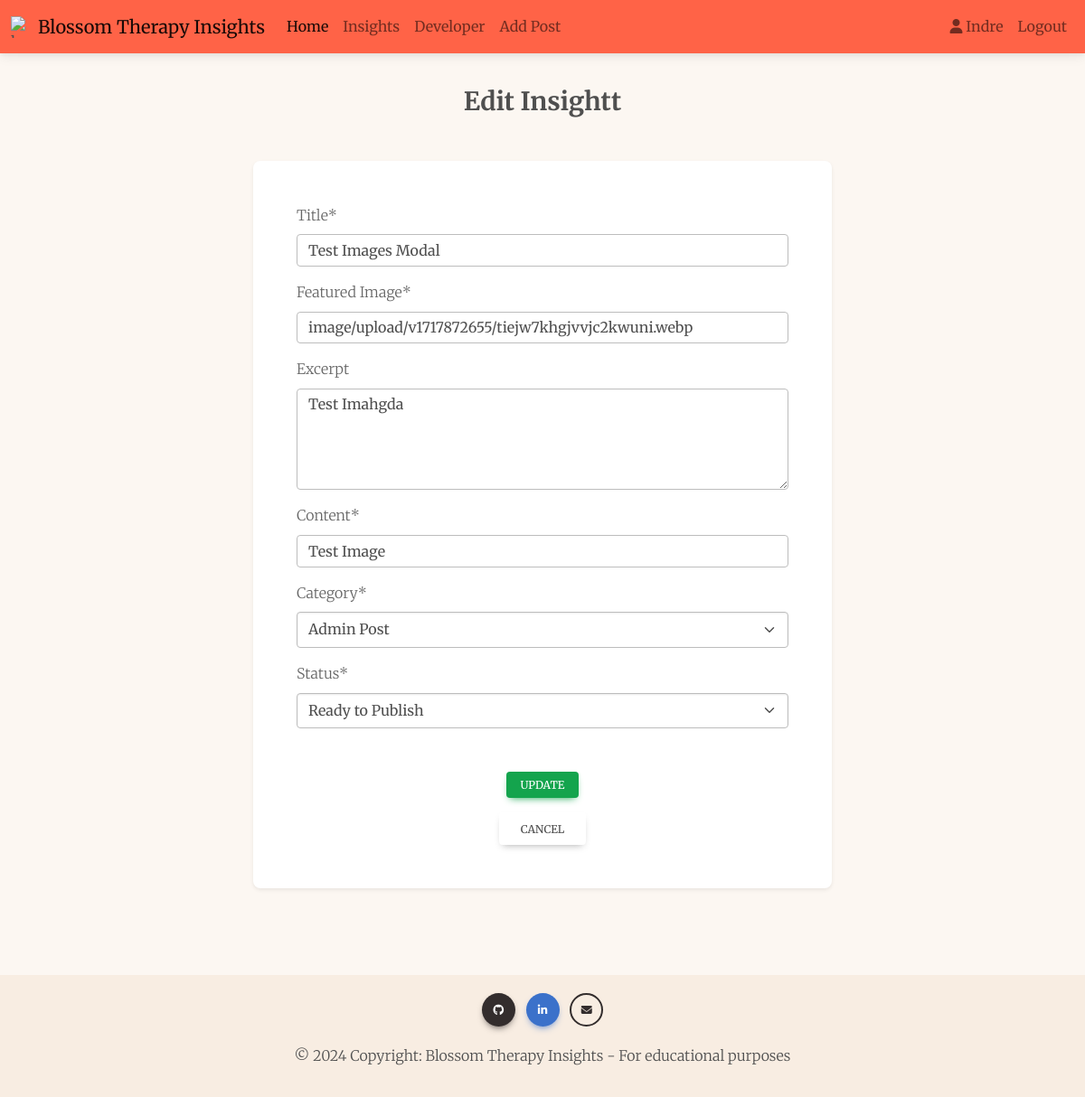
The app's page /insight/test-images/update/ (signed in) with its own data.
### blossom_main/models.py (models this page shows, shortened)
class Post(models.Model):
    STATUS_CHOICES = (
        (0, 'Ready to Publish'),
        (1, 'Published'),
        (2, 'Save for Later')
    )
    title = models.CharField(max_length=200, unique=True)
    slug = models.SlugField(max_length=200, unique=True)
    author = models.ForeignKey(User, on_delete=models.CASCADE, related_name='posts')
    featured_image = CloudinaryField('image', default='placeholder_insights')
    content = models.TextField()
    created_on = models.DateTimeField(auto_now_add=True)
    updated_on = models.DateTimeField(auto_now=True)
    status = models.IntegerField(choices=STATUS_CHOICES, default=0)
    excerpt = models.CharField(max_length=200, blank=True, null=True)
    category = models.ForeignKey(Category, on_delete=models.CASCADE)
    likes = models.ManyToManyField(User, related_name="track_likes", blank=True)
    favourite = models.ManyToManyField(User, related_name="track_favs", blank=True)
    comment_count = models.IntegerField(default=0)
    class Meta:
        ordering = ["-created_on"]

### blossom_main/views.py (the view, shortened to what this page needs)
class InsightUpdateView(
        LoginRequiredMixin, UserPassesTestMixin, SuccessMessageMixin, generic.UpdateView):
    model = Post
    form_class = InsightForm
    template_name = "insights/insight_update.html"
    success_message = "Post was edited successfully"
    def test_func(self):
        post = self.get_object()
        return self.request.user == post.author or self.request.user.is_superuser

### blossom_main/forms.py
class InsightForm(forms.ModelForm):
    def __init__(self, *args, **kwargs):
        super().__init__(*args, **kwargs)
        STATUS_CHOICES = [
            choice for choice in self.fields['status'].choices
            if choice[0] in (0, 2)
        ]
        self.fields['status'].choices = STATUS_CHOICES
    class Meta:
        model = Post
        fields = ['title', 'featured_image', 'excerpt', 'content', 'category', 'status']
        widgets = {
            'excerpt': forms.Textarea(attrs={'rows': 4, 'maxlength': 200}),
            'content': SummernoteWidget(attrs={'rows': 5}),
        }
        labels = {
            'title': 'Title',
            'category': 'Category',
            'featured_image': 'Featured Image',
            'excerpt': 'Excerpt',
            'content': 'Content',
            'status': 'Status',
        }

### blossom_main/models.py (called while the page is built)
    def __str__(self):
        return f"{self.name}"

### templates/insights/insight_update.html (shortened to what this page needs)
{% extends 'base.html' %}
{% load crispy_forms_tags %}
{% block content %}
<section>
    <div class="container py-5">
      <div class="row justify-content-center align-items-center">
        <div class="col-12 col-md-12 col-lg-8">
          <h3 class="fw-bold mb-4 text-center">Edit Insightt</h3>
          <div class="card bg-clr-dom-light shadow-sm m-5 p-5">
            {% load cloudinary %}
            <form class="text-dark" method="post" enctype="multipart/form-data">
              {{ form | crispy }}
              <div class="d-flex justify-content-center mt-4">
                <button type="submit" class="btn btn-success btn-sm mt-4">Update</button>
            </div>
        </form>
        <div class="d-flex justify-content-center mt-3">
        <a class="btn" href="{% url 'insight-details' post.slug %}">Cancel</a>
    </div></div>
            </div>
          </div>
        </div>
  </section>
  {% endblock %}

### templates/base.html (shortened to what this page needs)
{% load static %}
{% load cloudinary %}
<!DOCTYPE html>
<html lang="en">
<head>
    <link href="https://cdn.jsdelivr.net/npm/bootstrap@5.3.3/dist/css/bootstrap.min.css" rel="stylesheet"
>
    <link rel="stylesheet" href="https://cdnjs.cloudflare.com/ajax/libs/mdb-ui-kit/6.1.0/mdb.min.css">
    <link rel="stylesheet" href="{% static 'css/styles.css' %}">
</head>
<body class="d-flex flex-column h-100">
    <header class="top-nav mb-5">
        <nav class=" fixed-top navbar navbar-expand-lg">
            <div class="container-fluid" <a class="navbar-brand" href="{% url 'home' %}">
                <img src="" alt="logo" width="30" height="24">
                <a class="navbar-brand" href="{% url 'home' %}">Blossom Therapy Insights</a>
                <div class="collapse navbar-collapse" id="navbarSupportedContent">
                    <ul class="navbar-nav me-auto mb-2 mb-lg-0">
                        <li class="nav-item">
                            <a class="nav-link active" aria-current="page" href="{% url 'home' %}">Home</a>
                        </li>
                        <li class="nav-item">
                            <a class="nav-link" aria-current="page" href="{% url 'insights' %}">Insights</a>
                        </li>
                        <li class="nav-item">
                            <a class="nav-link" href="{% url 'developer_profile' %}">Developer</a>
                        </li>
                        {% if user.is_authenticated %}
                        <li class="nav-item">
                            <a class="nav-link" href="{% url 'add-insight' %}">Add
                                Post</a>
                        </li>
                        {% endif %}
                    </ul>
                    <ul class="navbar-nav mb-2 mb-lg-0">
                        {% if user.is_authenticated %}
                        <li class="nav-item">
                            <a class="nav-link text-capitalize" href="{% url 'profile' user.username %}"><i
                                    class="fa-solid fa-user"></i> {{ user }}</a>
                        </li>
                        <li class="nav-item">
                            <a class="nav-link" href="{% url 'account_logout' %}">Logout</a>
                        </li>
                        {% endif %}
                </div>
        </nav>
    </header>
    <main class="flex-shrink-0 main-bg">
        {% block content %}{% endblock content %}
    </main>
    <footer class="footer container-fluid d-flex flex-column align-items-center mt-auto py-3" id="bg-footer">
            <div>
                <a href="https://github.com/Indre-V" target="_blank" aria-label="Go to Github page of developer." class="btn btn-dark btn-floating m-1">
                    <i class="fa-brands fa-github"></i>
                </a>
                <a href="https://www.linkedin.com/in/indre-vilickaite/" target="_blank" aria-label="Go to LinkedIn page of developer." class="btn btn-primary btn-floating m-1">
                    <i class="fa-brands fa-linkedin-in"></i>
                </a>
                <a class="btn btn-outline-dark btn-floating m-1 email" href="mailto:indre.vilickaite@gmail.com" role="button" aria-label="Email the developer">
                    <i class="fa fa-envelope"></i>
                </a>
            </div>
        <div class="text-center p-3">
            © 2024 Copyright: Blossom Therapy Insights - For educational purposes
        </div>
    </footer>
</body>
</html>

### static/css/styles.css (style rules this page uses)
:root { --primary-color: #FF6347; --secondary-color: #4682B4; --accent-color: #FFD700; --light-orange: #f8ede2; --powder-blue: #B0E0E6; --background-color: #ffffff; --text-color: #222020; --floral-white: #FCF7F2; --ivory: #FFFFF0; --sea-green: #2E8B57; --coral: #FF7F50; --light-gray: #D3D3D3; }
body { font-family: 'Merriweather', sans-serif; font-weight: 300; background-color: var(--floral-white) }
.navbar { background-color: var(--primary-color); font-weight: 400; }
.fw-bold { font-weight: 600; }
#bg-footer { background-color: var(--light-orange); }

### records on screen
Post: title "Test Images Modal", featured_image "image/upload/v1717872655/tiejw7khgjvvjc2kwuni.webp", excerpt "Test Imahgda", content "Test Image", category "Admin Post", status "Ready to Publish"

### other values on screen
{{ user }} "Indre"
